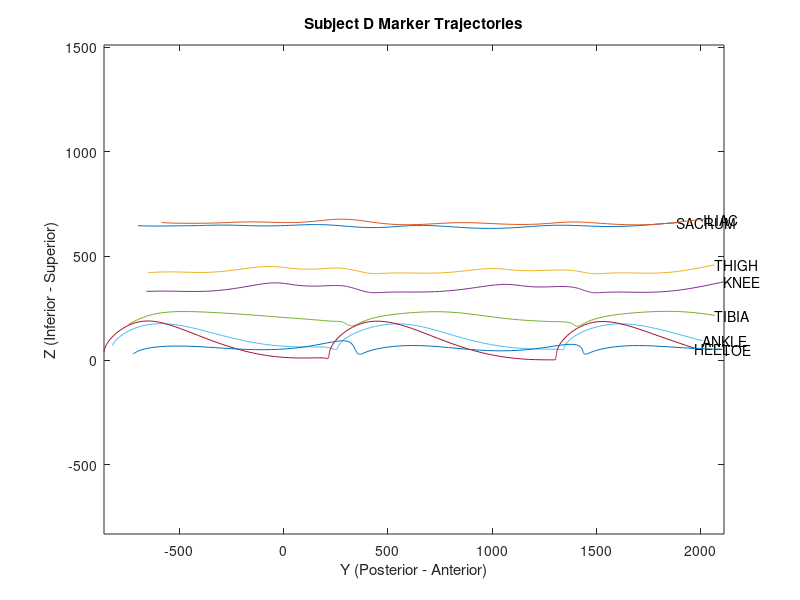
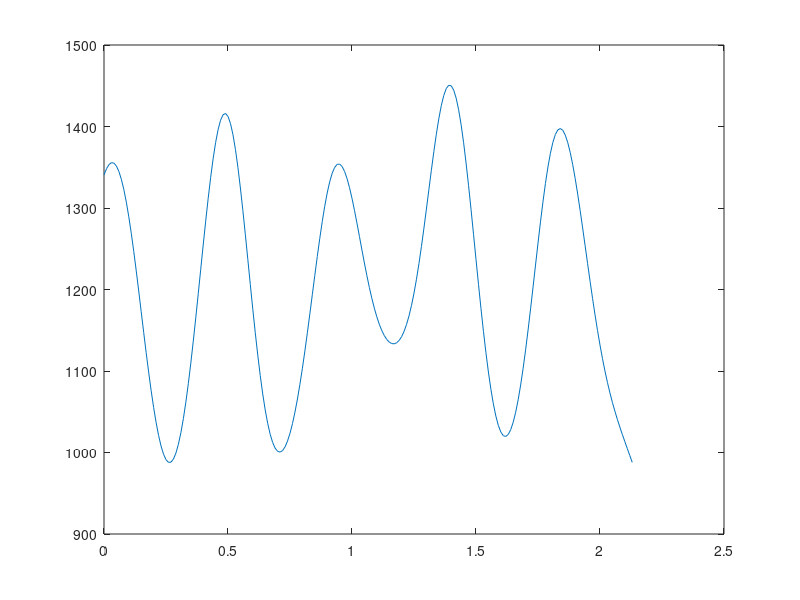

Reproduce these figures in MATLAB, in order. (Note: this script raises an error after producing the figures.)
%% gait.m -- Starter File for Gait Data Analysis
%% B17 Biomechanics -- Hilary Term 2021
%%%%%%%%%%%%%%%%%%%%%%%%%%%%%%%%%%%%%%%%%%%%%%%%%%%%%%%%%%%
clear all

% Load data into arrays Xmk (markers) and Xfp (forceplate) for Subject D
mk = csvread('Subject-D-markers.csv');
fp = csvread('Subject-D-forceplate.csv');

% Find the number of rows and columns in the input files
[rmk,cmk] = size(mk);    [rfp,cfp] = size(fp);

% initialize arrays of datapt number in marker file & assign to an array
% note that ':' means 'all the rows (or columns)'
datapt = zeros(rmk,1);
datapt(:,1) = mk(:,1);

% Initialize arrays for marker data (right leg only)
sac = zeros(rmk,3);      % sacrum (SACR)
asi = zeros(rmk,3);      % anterior superior iliac spine (ASIS)
thi = zeros(rmk,3);      % thigh wand marker (THI) 
kne = zeros(rmk,3);      % lateral femoral condyle (KNE)
tib = zeros(rmk,3);      % tibia wand marker (TIB)
ank = zeros(rmk,3);      % later malleolus (LMA)
hee = zeros(rmk,3);      % heel (HEE)
toe = zeros(rmk,3);      % 2nd metatarsal head (TOE)

% Assign xyz coordinates of markers to right side sacrum, asis, thigh, knee,
% ankle, heel, and toe arrays
sac(:,1:3) = mk(:,2:4);
asi(:,1:3) = mk(:,8:10);             
thi(:,1:3) = mk(:,29:31);      
kne(:,1:3) = mk(:,32:34); 
tib(:,1:3) = mk(:,35:37);
ank(:,1:3) = mk(:,38:40);      
hee(:,1:3) = mk(:,41:43);      
toe(:,1:3) = mk(:,44:46);    

%%%%%%%%%%%%% YOU NEED TO CONTINUE THE CODE FROM HERE 

% Plot yz trajectories
     figure(1)
     plot(sac(:,2),sac(:,3))
     hold on
     text(sac(rmk,2),sac(rmk,3),'SACRUM')
     
     plot(asi(:,2),asi(:,3))
     text(asi(rmk,2),asi(rmk,3),'ILIAC')
     
% continue with rest of markers     
    plot(thi(:,2), thi(:,3))
    text(thi(rmk,2), thi(rmk,3), 'THIGH')
    
    plot(kne(:,2), kne(:,3))
    text(kne(rmk, 2),kne(rmk,3), 'KNEE')
    
    plot(tib(:,2), tib(:,3))
    text(tib(rmk, 2),tib(rmk,3),'TIBIA')
    
    plot(ank(:,2), ank(:,3))
    text(ank(rmk, 2), ank(rmk,3), 'ANKLE')
    
    plot(hee(:,2), hee(:,3))
    text(hee(rmk, 2), hee(rmk,3), 'HEEL')
    
    plot(toe(:,2), toe(:,3))
    text(toe(rmk, 2), toe(rmk,3), 'TOE')
    hold off
    
     xlabel('Y (Posterior - Anterior)')
     ylabel('Z (Inferior - Superior)')
     title('Subject D Marker Trajectories')
     axis equal
     
% compute com velocity (by approximating the com to the sacrum)
sample_rate = 100; % [Hz]
vel_com = (sac(2:end, :) - sac(1:end-1, :))*sample_rate; % first order approximation to velocity


time = (datapt - datapt(1))/sample_rate; % calculate time from the marker index


figure(2)
plot(time(1:end-1), vel_com(:,2))
avg_forvel = mean(vel_com(:,2));
hold on
yline(avg_forvel, '--')
hold off
legend('COM', 'avg')
xlabel('time (s)')
ylabel('forward velocity (mms^{-1})')

% compute shank lengths in the YZ plane and in cartesian coordinates
shank_vec = ank - kne;
shank_length_3d = vecnorm(shank_vec');
shank_length_yz = vecnorm(shank_vec(:,2:3)');
figure(3)
plot(time, shank_length_3d) 
hold on
plot(time, shank_length_yz)
legend('3D', 'YZ');
ylabel('length (mm)')
xlabel('time (s)')
   hold off
   
% plot foot section vertical trajcetory
figure(4)

FF = 384;
HS = 364;
HO = 404;
TO = 426; % retrospectively included

gait_pos = [ FF, HS, HO, TO ];
gait_idx = gait_pos - datapt(1) + 1;
% get indices


plot(datapt, ank(:,3));
hold on
plot(datapt, hee(:,3), '-o', 'MarkerIndices', gait_idx([2,3]));
plot(datapt, toe(:,3), '-o', 'MarkerIndices', gait_idx([1,4]));
text(FF, toe(gait_idx(1),3), 'FF')
text(HS, hee(gait_idx(2),3), 'HS')  
text(HO, hee(gait_idx(3),3), 'HO')
text(TO, toe(gait_idx(4),3), 'TO')
hold off
legend('Ankle', 'Heel', 'Toe')
xlabel('Marker index')
ylabel('Z position (mm)')

% force plate data processing
datafp = fp(:,1);
Fz = fp(:,4);

figure(5)
plot(datafp, Fz)
xlabel('fp data point')
ylabel('Vertical reaction force (N)')

% calculate knee angle

figure(6)
thigh_vec_yz = kne(:, 2:3) - asi(:, 2:3);
thigh_length_yz = vecnorm(thigh_vec_yz');
knee_angle = acos(sum(thigh_vec_yz.*shank_vec(:,2:3),2)'./thigh_length_yz./shank_length_yz)*180/pi;
plot(datapt, knee_angle);
xlabel('marker index')
ylabel('Knee angle, (^\circ) +ve flexion');

% calculate stride length
HS1 = gait_idx(1);
HS2 = 458 - datapt(1) + 1; % get indices of strikes
stride_length = hee(HS2, 2) - hee(HS1, 2) % compute heel travel
cadence = 60*2*100/(HS2 - HS1) % compute steps/min 

